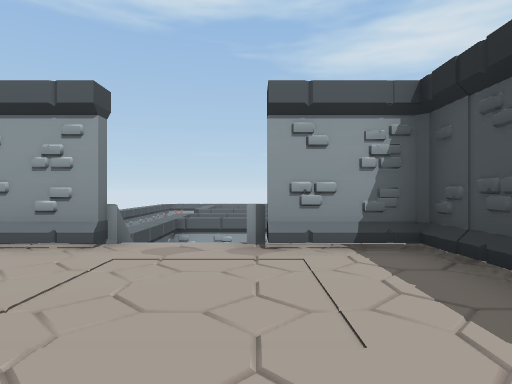
view 1 (above)

18 first-person views from a walk through a Unity game level. The camera is 1.4 m above the floor, looks level and sees 75° across. The floor is counted in squares, 2 m on a side. Each view is taken from the middle of a square. On the plan, view 1 faces up. The plan holds only what a view shows up to about 10 squares ahead; the rest is blank.

view 2
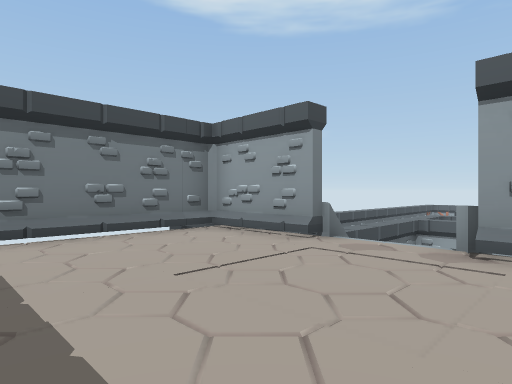

view 3
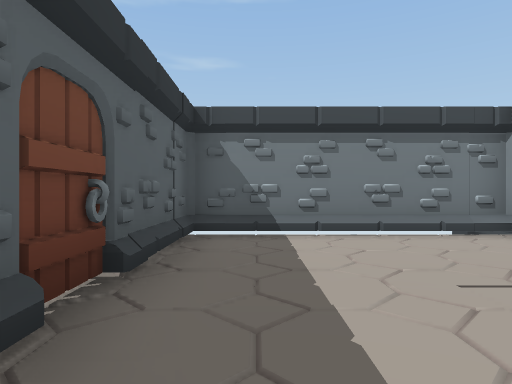

view 4
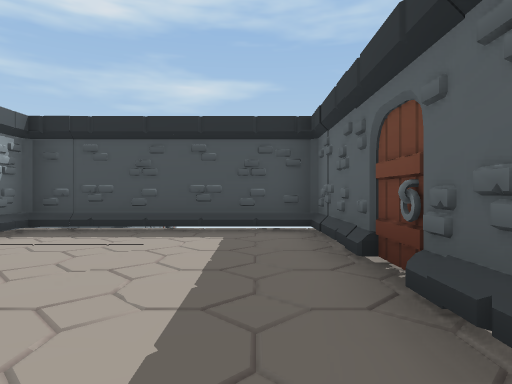

view 5
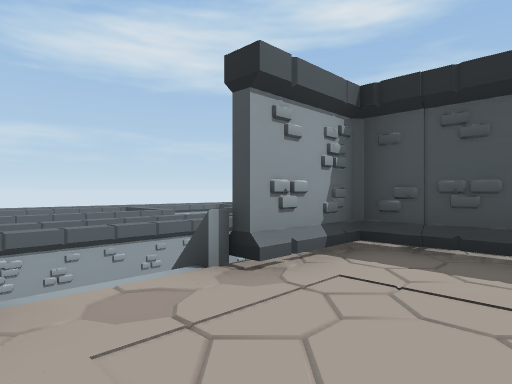

view 6
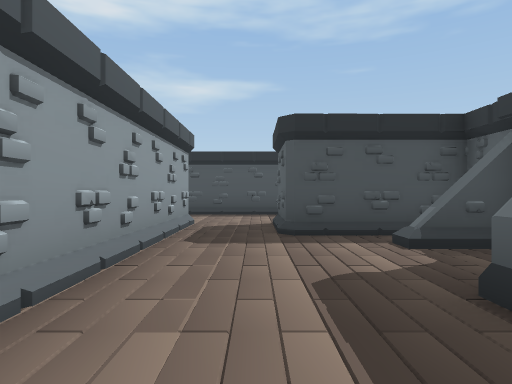

view 7
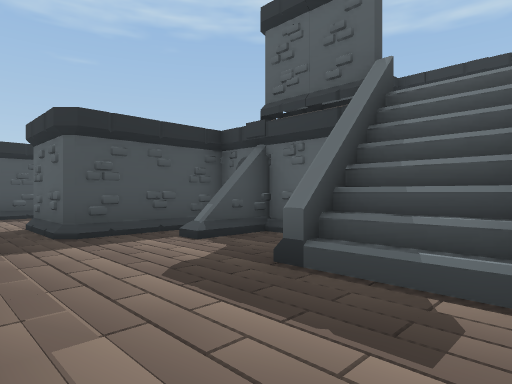

view 8
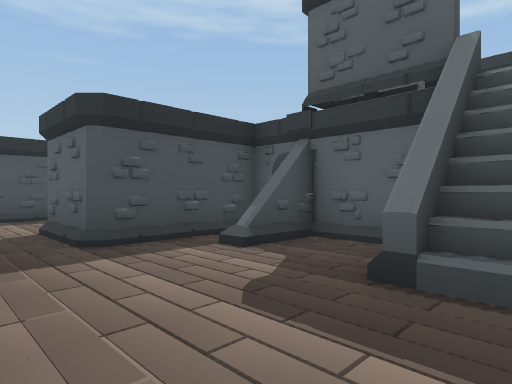

view 9
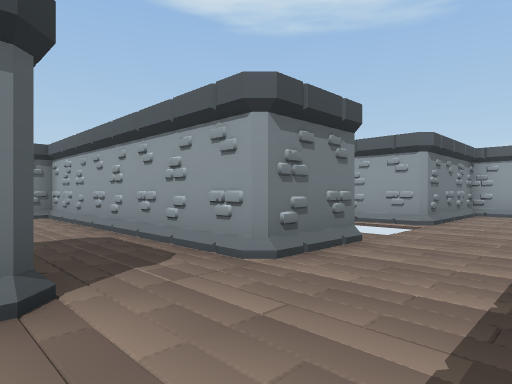

view 10
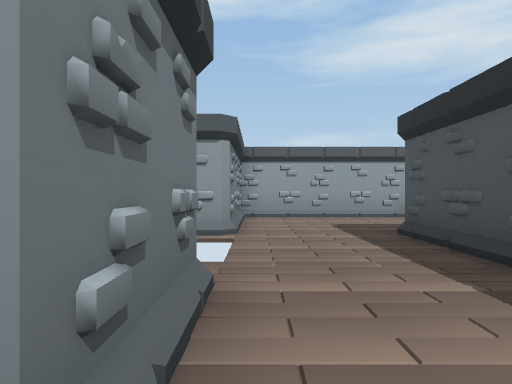

view 11
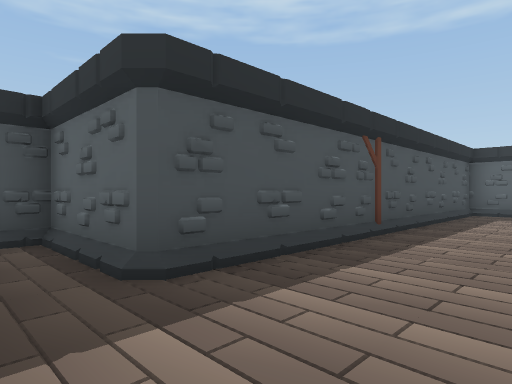

view 12
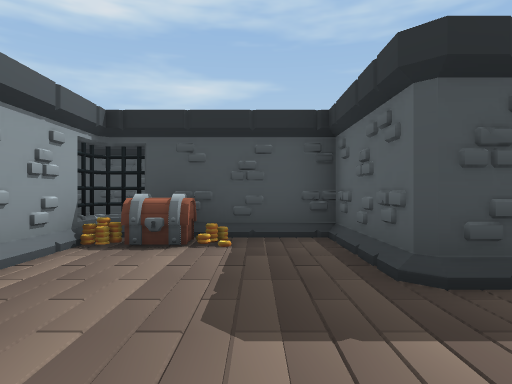

view 13
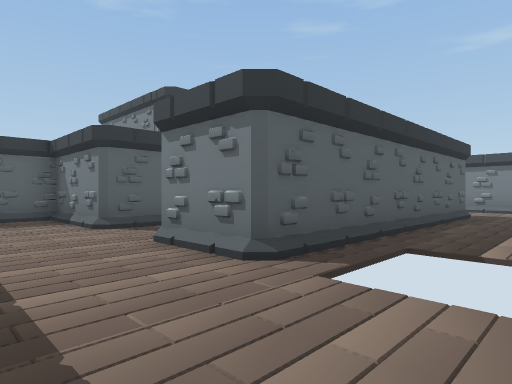

view 14
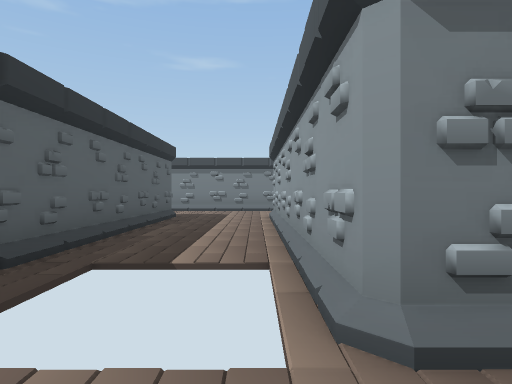

view 15
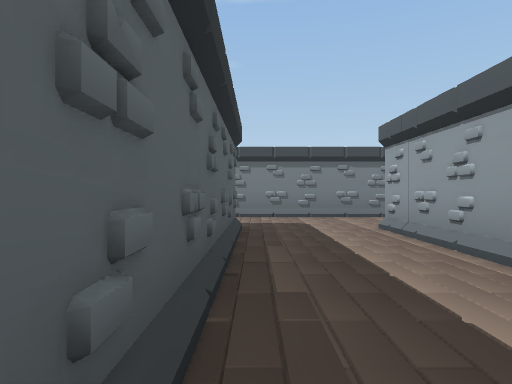

view 16
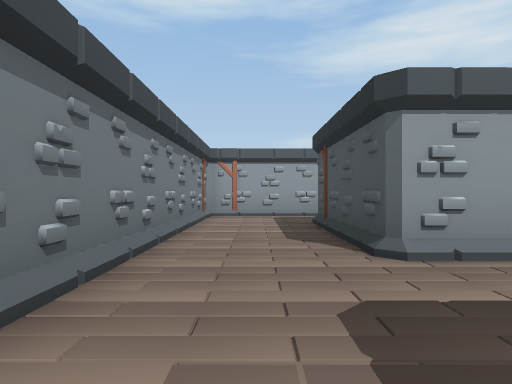

view 17
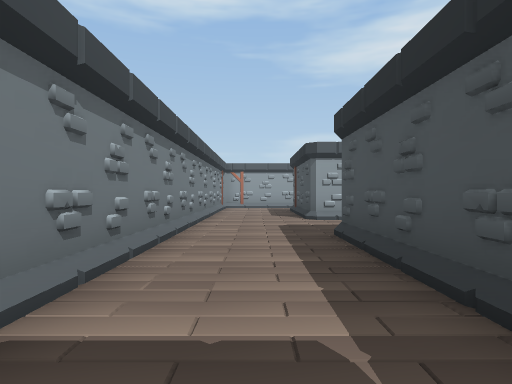

view 18
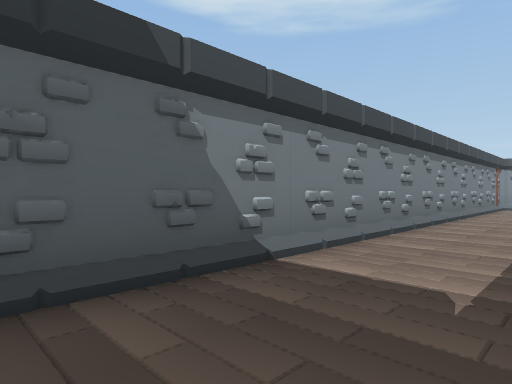

### Floor plan
Key: @ floor where view 1 was taken; # wall or solid block; . main floor; : floor 4 m higher than the main floor; / step, stairs or slope; = window, fence, low wall or low ledge; O other object.
Columns run from 6 left of view 1 to 12 right of it. Each row starts with its distance up from view 1.
 21 #####
 20 #...
 19 #...       #######
 18 #...#      #....O#
 17 #...#      #.....O
 16 #...#      #......#
 15 #...########......#
 14 #.........# ...####
 13 #.........  ...#
 12 #..............#
 11 #...########...#
 10 #..#########...#
  9 #..#...........#
  8 #..#...........#
  7 #..  .....##...#
  6 #...#/#.=.##...#
  5 #...#/#.#.##...#
  4 #####:##########
  3  #::::::#
  2  #::::::#
  1  #::::::#
  0  #::::@:#
 -1  ########

Where each view was taken, in squares from view 1:
view 1: 0 up, 0 right, facing up
view 2: 0 up, 1 right, facing up-left
view 3: 0 up, 1 right, facing left
view 4: 0 up, 4 left, facing right
view 5: 2 up, 2 left, facing up-right
view 6: 8 up, 2 left, facing right
view 7: 9 up, 2 left, facing down-right
view 8: 9 up, 1 left, facing down-right
view 9: 7 up, 8 right, facing up-left
view 10: 9 up, 6 right, facing up
view 11: 16 up, 6 right, facing down-right
view 12: 16 up, 6 right, facing right
view 13: 14 up, 8 right, facing down-left
view 14: 14 up, 7 right, facing left
view 15: 12 up, 4 right, facing left
view 16: 11 up, 4 left, facing up
view 17: 6 up, 4 left, facing up
view 18: 5 up, 3 left, facing up-left
